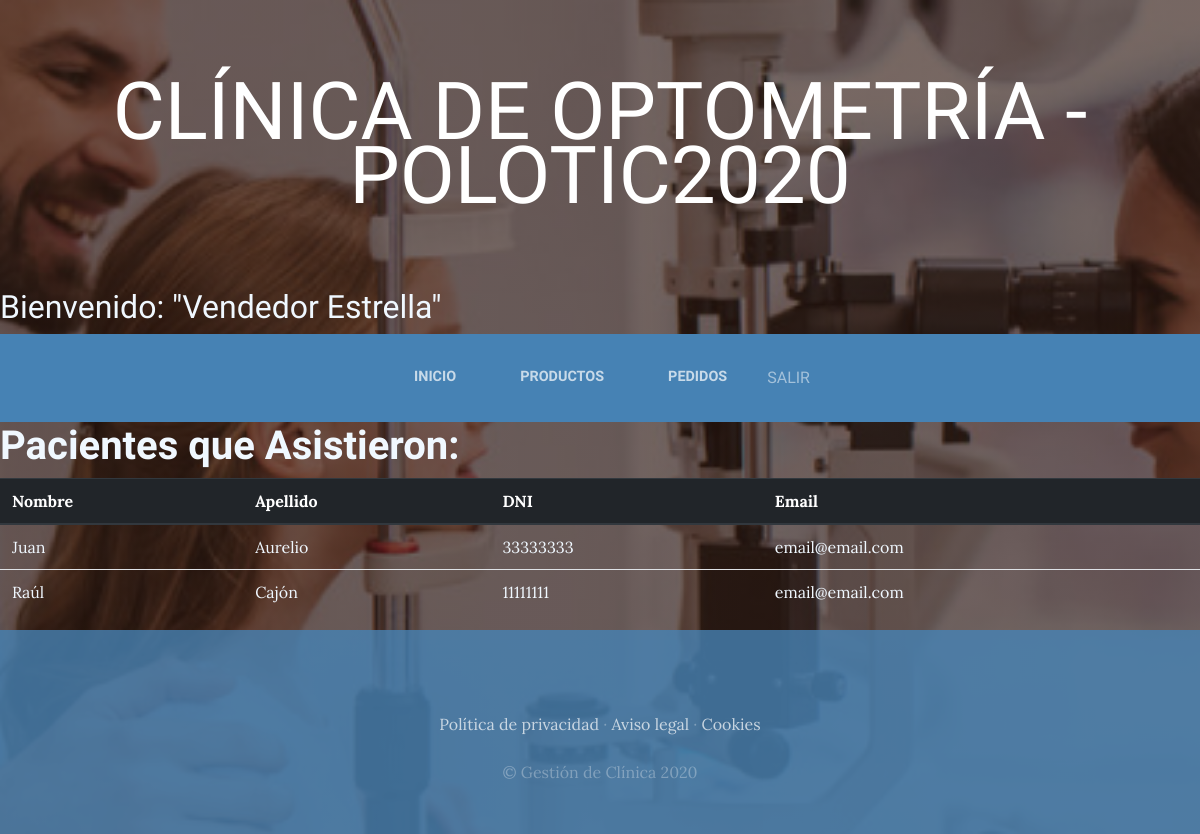
/report/patient_asist/ (signed in), run on an earlier commit of the app's database.
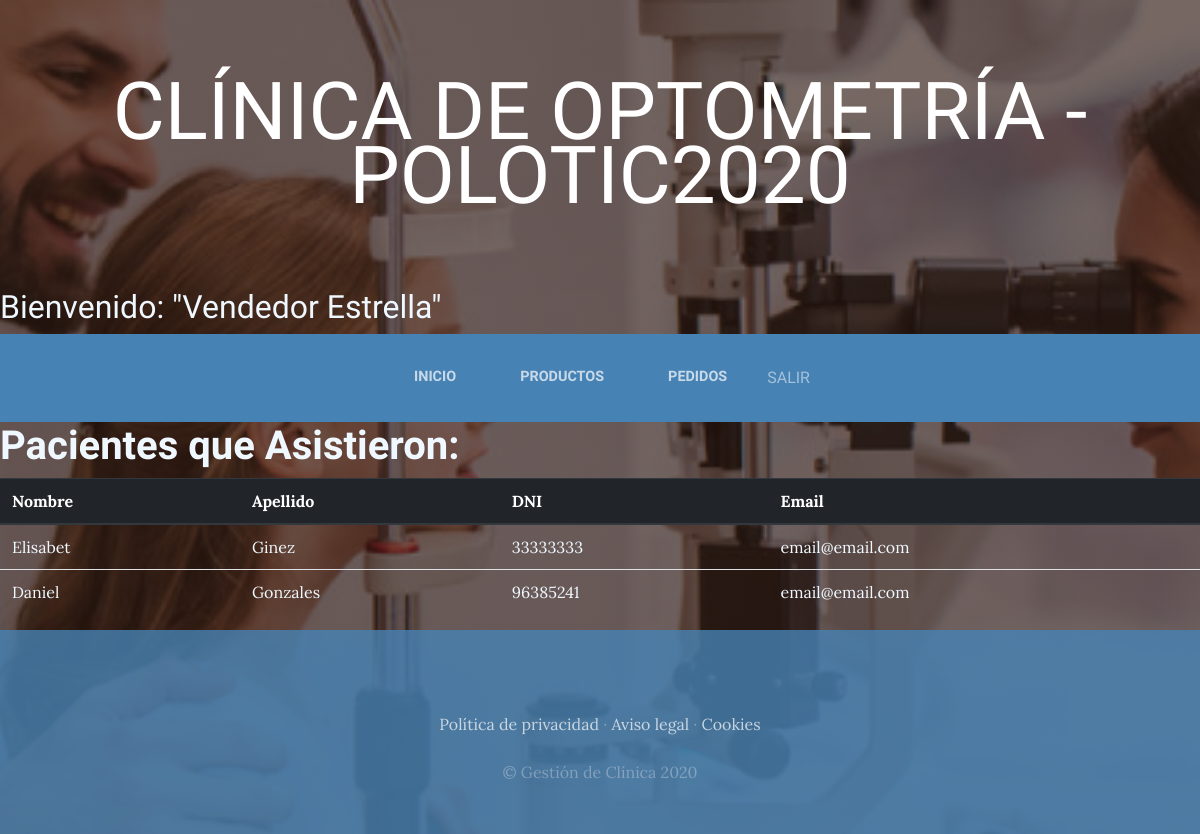
And on a later commit of the database.
### Pacientes/models.py (models this page shows, shortened)
class Patients(models.Model):
    first_name = models.CharField(max_length=20)
    last_name = models.CharField(max_length=20)
    dni = models.CharField(max_length=8)
    email = models.EmailField()
    medical_history = models.TextField()
    created = models.DateTimeField(auto_now_add=True)
    edited = models.DateTimeField(auto_now=True)
    class Meta:
        ordering = ["last_name"]

### Reportes/views.py (the view, shortened to what this page needs)
# urls.py: path('report/patient_asist/', login_required(views.Patient_Asist_Gerency_list.as_view()), name="patient_asist"),
class Patient_Asist_Gerency_list(ListView):
    model = Patients
    template_name = 'Reportes/patient_asist.html'
    context_object_name = 'patients'
    def get_queryset(self):
        users = UserModuleProfile.objects.all()
        id_patients = []
        consultations = Consultations.objects.all()
        for consultation in consultations:
            if consultation.attended:
                id_patients.append(consultation.patient.pk)
        queryset = Patients.objects.filter(id__in=id_patients)
        return queryset
    def get_context_data(self, **kwargs):
        context = super(Patient_Asist_Gerency_list,
                        self).get_context_data(**kwargs)
        users = UserModuleProfile.objects.all()
        id_patients = []
        consultations = Consultations.objects.all()
        if self.request.GET.get('date_ref'):
            date_insert = self.request.GET.get('date_ref')
            consultations = consultations.filter(date=date_insert)
            context['mensaje_filtro'] = 'Pacientes filtrados al  {}:'.format(
                date_insert)
        for consultation in consultations:
            if consultation.attended:
                id_patients.append(consultation.patient.pk)
        context['patients'] = Patients.objects.filter(id__in=id_patients)
        return context

### Pacientes/templatetags/user_tags.py (called while the page is built)
@register.filter('has_group')
def has_group(user, group_name):
    groups = user.groups.all().values_list('name', flat=True)
    return True if group_name in groups else False

### Reportes/templates/Reportes/patient_asist.html (shortened to what this page needs)
{% extends "Pacientes/header.html" %}
{% load user_tags %}
{% block content %}
    <h1 style="color:aliceblue"><strong>Pacientes que Asistieron:</strong></h1>
     <table class="table" style="color:aliceblue">
        {% if patients%}
        <thead class="thead-dark">
        <tr>
          <th>Nombre</th>
          <th>Apellido</th>
          <th>DNI</th>
          <th>Email</th>
        </tr>
      </thead>
        {% for patient in patients %}
        <tr>
          <td>{{patient.first_name}}</td>
          <td>{{patient.last_name}}</td>
          <td>{{patient.dni}}</td>
          <td>{{patient.email}}</td>
        </tr>
        {% endfor %}
        {% else %}
            <h2 style="color:aliceblue">No hay pacientes...</h2>
        {% endif %}
      </table>
{% endblock %}

What changed in the data, as far as the page shows it:
removed Patients: first_name "Juan", last_name "Aurelio", dni "33333333", email "email@email.com"
removed Patients: first_name "Raúl", last_name "Cajón", dni "11111111", email "email@email.com"
added Patients: first_name "Elisabet", last_name "Ginez", dni "33333333", email "email@email.com"
added Patients: first_name "Daniel", last_name "Gonzales", dni "96385241", email "email@email.com"
